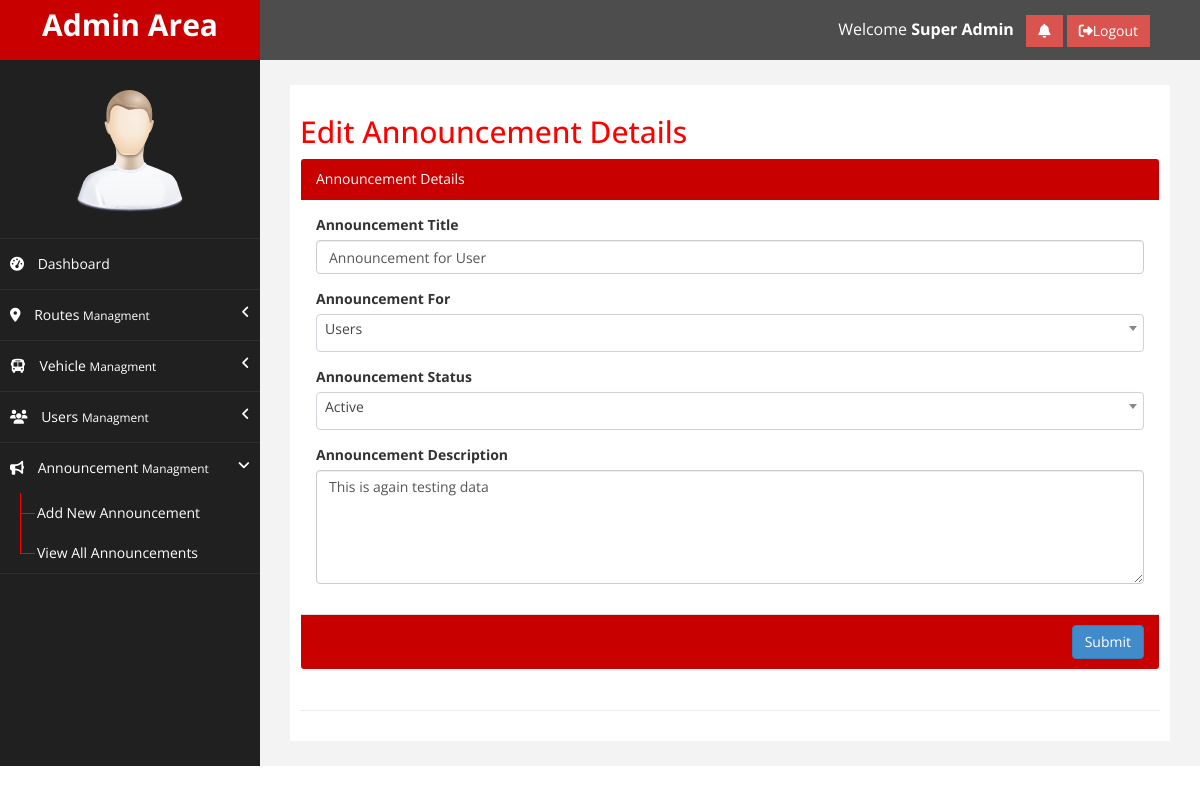
Page /editAnnouncement.php?announcementID=4 (signed in) on the committed database.
### tables this page shows
CREATE TABLE `tbl_announcement` (
  `announcement_id` int(11) NOT NULL,
  `announcement_title` varchar(255) DEFAULT NULL,
  `announcement_description` text DEFAULT NULL,
  `announcement_for` enum('D','U','BDU') NOT NULL DEFAULT 'BDU',
  `announcement_status` enum('A','B') NOT NULL DEFAULT 'A',
  `createdBy` int(11) DEFAULT NULL,
  `createdDate` datetime DEFAULT NULL,
  `updatedBy` int(11) DEFAULT NULL,
  `updatedDate` datetime DEFAULT NULL
);

### editAnnouncement.php (the view, shortened to what this page needs)
<?php include ("includes/head.php");
$announcementTitle  = $announcementfor= $announcementDescription= "";
if (isset($_GET['announcementID'])) {
  $announcementID = $_GET['announcementID'];
   $sql = "SELECT * FROM `tbl_announcement` WHERE `announcement_id` = '$announcementID'";
   $result = mysqli_query($con,$sql);
    if($result){
      if(mysqli_num_rows($result)>0){
        if (mysqli_num_rows($result)==1) {
          if ($row = mysqli_fetch_array($result)) {
            $announcementTitle = $row['announcement_title'];
              $announcementDescription = $row['announcement_description'];
           }
        }
      }
    }
 }
?>
<link rel="stylesheet" href="plugins/select2/css/select2.min.css">
<link rel="stylesheet" href="plugins/select2-bootstrap4-theme/select2-bootstrap4.min.css">
    <div id="wrapper">
        <?php include("includes/topNav.php"); ?>
            <?php include("includes/sidebar.php"); ?>
        <div id="page-wrapper" >
            <div id="page-inner">
                <div class="row">
                    <div class="col-md-12">
                     <h2>Edit Announcement Details</h2>
                    </div>
                    <div class="col-md-12 col-sm-12">
                        <div class="panel">
                            <div class="panel-heading panelHeadBg">
                                Announcement Details
                            </div>
                            <form action="editAnnouncement.php?announcementID=<?php echo $announcementID; ?>" method="POST" >
                                <div class="panel-body">
                                    <div class="form-group">
                                        <label>Announcement Title</label>
                                        <input type="text" class="form-control" id="announcementTitle" placeholder="Enter Announcement Title" name="announcementTitle" value="<?php echo $announcementTitle; ?>">
                                    </div>
                                    <div  class="form-group">
                                      <label>Announcement For</label>
                                    </div>
                                    <div  class="form-group">
                                      <label>Announcement Status</label>
                                    </div>
                                    <div class="form-group">
                                      <label>Announcement Description</label>
                                      <textarea class="form-control" name="announcementDescription" rows="5" placeholder="Enter Announcement Description"><?php echo $announcementDescription ?></textarea>
                                    </div>
                                </div>
                                <div class="panel-footer panelFootBg">
                                    <button type="submit" name="submitBtn" class="btn btn-primary pull-right">Submit</button>
                                    <div class="clearfix"></div>
                                </div>
                            </form>
                        </div>
                    </div>
                </div>
                 <hr />
            </div>
        </div>
    </div>
</body>
</html>

### assets/css/custom.css (style rules this page uses)
body { font-family: 'Open Sans', sans-serif; }
#wrapper { width: 100%; background:#202020; }
#page-wrapper { padding: 15px 15px; min-height: 500px; background:#F3F3F3; }
#page-inner { width:100%; margin:10px 20px 10px 0px; background-color:#fff!important; padding:10px; min-height:500px; }
h2 { color: #f00; }
@media (min-width:768px) { #page-wrapper { margin: 0 0 0 260px; padding: 15px 30px; min-height: 500px; } }

### includes/head.php (style rules this page uses)
.panelHeadBg,.panelFootBg { background: #c90000 !important; color: #ffffff !important; }

### rows in the picture
tbl_announcement: announcementTitle "Announcement for User", announcementDescription "This is again testing data"

### other values in the picture
$_SESSION['userFullName'] "Super Admin"
